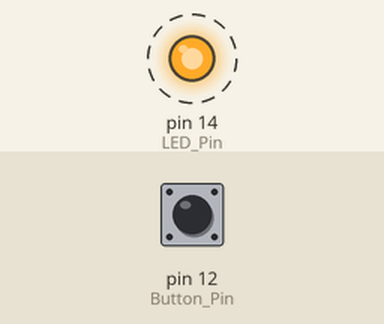
Recording of a sketch running on a simulated Arduino Uno, built with avr-gcc and run on an emulated ATmega328P. Shown: output pins drawn as LEDs (lit = HIGH). Dashed ring = blinking. Inputs (shaded band) come from the test bench; at power-on: pin 12 (Button_Pin) LOW.

Above: at 1.25 s.
1.3 s: pin 12 (Button_Pin) pulled HIGH for 0.15 s
At 2.3 s:
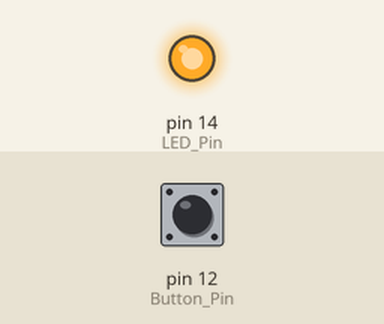
At 3.02 s:
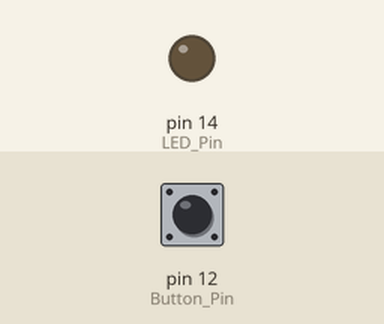
Timing chart, 0 to 10.4 s (numbered marks = the images above; inputs shaded):
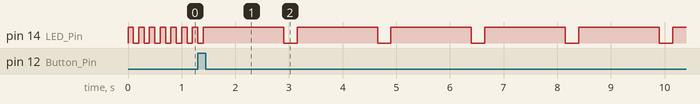

The sketch:

sketch_oct05a.ino
```cpp
#define Button_Pin 12
#define LED_Pin 14

int flashMode[3][2]={{100,100},{1500,250},{500,1000}};
int modeIndex=0;

void setup() {
  // put your setup code here, to run once:
  Serial.begin(115200);
  pinMode(Button_Pin,INPUT);
  pinMode(LED_Pin,OUTPUT);

}
bool btnPressed =false;
void loop() {
  // put your main code here, to run repeatedly:
  if(digitalRead(Button_Pin)==HIGH && btnPressed==false){
    btnPressed=true;
    modeIndex+=1;
    if(modeIndex>=3)modeIndex=0;
  }
  else if(digitalRead(Button_Pin)==LOW && btnPressed==true){
    btnPressed=false;
  }
  digitalWrite(LED_Pin,HIGH);
  delay(flashMode[modeIndex][0]);
  digitalWrite(LED_Pin,LOW);
  delay(flashMode[modeIndex][1]);


}
```

Measured:
- by itself, pin 14 (LED_Pin): repeats every 1.8 s: HIGH 1.5 s, LOW 0.25 s
